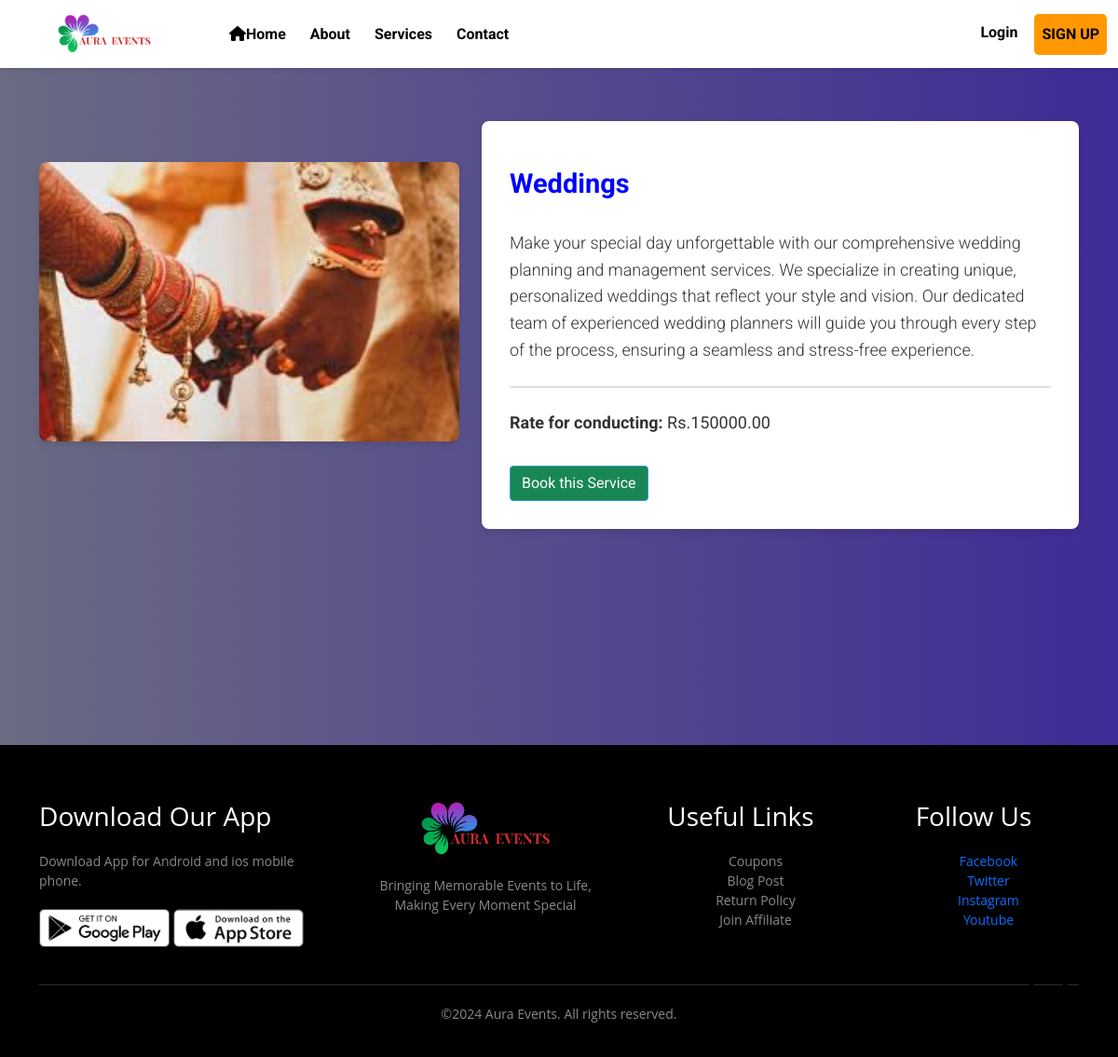
Page /service/6/ on the committed database.
### Event/models.py (models this page shows, shortened)
class Event(models.Model):
    title = models.CharField(max_length=255)
    image= models.ImageField(default='')
    description = models.TextField()
    start_time = models.DateTimeField()
    end_time = models.DateTimeField()
    venue = models.ForeignKey(Venue, on_delete=models.CASCADE)
    organizer = models.ForeignKey(User, on_delete=models.CASCADE)
    ticketed = models.BooleanField(default=True)
    rate = models.DecimalField(max_digits=10, decimal_places=2, null=True, blank=True)

### Event/views.py (the view)
# urls.py: path('service/<int:event_id>/', views.service_detail, name='service_detail'),
def service_detail(request, event_id):
    service = get_object_or_404(Event, pk=event_id, ticketed=False)
    return render(request, 'service_detail.html', {'service': service})

### templates/service_detail.html (shortened to what this page needs)
{% extends 'index.html' %}
{% load static %}
{% block content %}
<section id="event-detail" class="event-detail">
    <div class="container">
        <div class="row justify-content-center align-items-center">
            <div class="col-md-5">
                <div class="img-container">
                    <img src="{{ service.image.url }}" alt="{{ service.title }}">
                </div>
            </div>
            <div class="col-md-7">
                <div class="details">
                    <h1>{{ service.title }}</h1><br>
                    <p class="lead">{{ service.description }}</p>
                    <hr class="my-4">
                    <p><strong>Rate for conducting:</strong> Rs.{{ service.rate }}</p>
                    <a href="{% url 'book_service' service.id %}" class="btn btn-success mt-3">Book this Service</a>
                </div>
            </div>
        </div>
    </div>
</section>
{% endblock %}

### static/css/styles.css (style rules this page uses)
body { background-color: #333; margin: 0; font-family: 'Open Sans', sans-serif; }
html { scroll-behavior: smooth; }
.event-detail { padding: 80px 0; background-color: #f9f9f9; font-family: 'Roboto', sans-serif; }
.event-detail h1 { font-size: 36px; font-weight: light; color: #333; }
.event-detail p { font-size: 18px; line-height: 1.6; color: #666; }
.event-detail strong { color: #333; }
.event-detail img { max-width: 100%; height: auto; border-radius: 8px; box-shadow: 0 4px 8px rgba(0, 0, 0, 0.1); }

### templates/navbar.html (style rules this page uses)
body { margin: 0; padding-top: 70px; }

### templates/service_detail.html (style rules this page uses)
:root { --primary-color: #3498db; --secondary-color: #2ecc71; --text-color: #333; --background-color: #f8c8dc; --card-shadow: rgba(0, 0, 0, 0.1); }
body { font-family: 'Open Sans', sans-serif; color: var(--text-color); margin: 0; padding: 0; background-color: #fff; }
.event-detail { padding: 80px 0; background: linear-gradient(to right, #6B6B83, #3F2B96); min-height: 100vh; }
.event-detail h1, .event-detail h2 { color: var(--primary-color); }
.event-detail p, .event-detail ul li { color: var(--text-color); }
.event-detail .img-container { width: 100%; max-width: 500px; height: 300px; overflow: hidden; border-radius: 8px; box-shadow: 0 4px 8px var(--card-shadow); position: relative; }
.event-detail img { width: 100%; height: 100%; object-fit: cover; object-position: center; }
.event-detail .details { padding: 30px; background-color: #fff; border-radius: 8px; box-shadow: 0 4px 8px var(--card-shadow); }
.event-detail .btn-success { background-color: green color: #fff; border-color: var(--primary-color); transition: background-color 0.3s ease, transform 0.3s ease; }
.event-detail h1 { font-size: 29px; font-weight: bold; color: blue; margin-top: 20px; }
.event-detail .details p { margin: 0; font-weight:light; }
.event-detail .details p:not(:last-child) { margin-bottom: 15px; }
.event-detail .details a { display: inline-block; margin-top: 20px; }
.event-detail .details { margin-top: 50px; }

### rows in the picture
Event: image (picture), title "Weddings", description "Make your special day unforgettable with our comprehensive wedding planning and management services. We specialize in creating unique, personalized weddings that reflect your style and vision. Our dedicated team of experienced wedding planners will guide you through every step of the process, ensuring a seamless and stress-free experience.", rate "150000.00"
